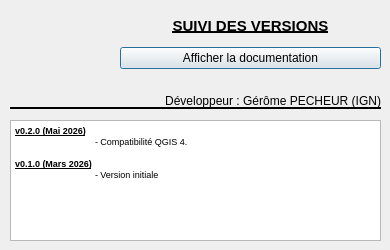
<?xml version="1.0" encoding="UTF-8"?>
<ui version="4.0">
 <class>DialogAide</class>
 <widget class="QDialog" name="DialogAide">
  <property name="geometry">
   <rect>
    <x>0</x>
    <y>0</y>
    <width>390</width>
    <height>250</height>
   </rect>
  </property>
  <property name="minimumSize">
   <size>
    <width>390</width>
    <height>250</height>
   </size>
  </property>
  <property name="maximumSize">
   <size>
    <width>390</width>
    <height>250</height>
   </size>
  </property>
  <property name="windowTitle">
   <string>A propos du plugin</string>
  </property>
  <property name="windowIcon">
   <iconset>
    <normaloff>icons/icon_principal.PNG</normaloff>icons/icon_principal.PNG</iconset>
  </property>
  <widget class="QLabel" name="label_2">
   <property name="geometry">
    <rect>
     <x>10</x>
     <y>10</y>
     <width>101</width>
     <height>91</height>
    </rect>
   </property>
   <property name="text">
    <string/>
   </property>
   <property name="pixmap">
    <pixmap>../icons/logo_IGN.png</pixmap>
   </property>
   <property name="scaledContents">
    <bool>true</bool>
   </property>
  </widget>
  <widget class="Line" name="line">
   <property name="geometry">
    <rect>
     <x>10</x>
     <y>100</y>
     <width>371</width>
     <height>16</height>
    </rect>
   </property>
   <property name="frameShadow">
    <enum>QFrame::Plain</enum>
   </property>
   <property name="lineWidth">
    <number>2</number>
   </property>
   <property name="orientation">
    <enum>Qt::Horizontal</enum>
   </property>
  </widget>
  <widget class="QLabel" name="label_4">
   <property name="geometry">
    <rect>
     <x>130</x>
     <y>90</y>
     <width>251</width>
     <height>21</height>
    </rect>
   </property>
   <property name="text">
    <string>Développeur : Gérôme PECHEUR (IGN)</string>
   </property>
   <property name="alignment">
    <set>Qt::AlignRight|Qt::AlignTrailing|Qt::AlignVCenter</set>
   </property>
  </widget>
  <widget class="QTextEdit" name="textEdit">
   <property name="geometry">
    <rect>
     <x>10</x>
     <y>120</y>
     <width>371</width>
     <height>121</height>
    </rect>
   </property>
   <property name="readOnly">
    <bool>true</bool>
   </property>
   <property name="html">
    <string>&lt;!DOCTYPE HTML PUBLIC &quot;-//W3C//DTD HTML 4.0//EN&quot; &quot;http://www.w3.org/TR/REC-html40/strict.dtd&quot;&gt;
&lt;html&gt;&lt;head&gt;&lt;meta name=&quot;qrichtext&quot; content=&quot;1&quot; /&gt;&lt;style type=&quot;text/css&quot;&gt;
p, li { white-space: pre-wrap; }
&lt;/style&gt;&lt;/head&gt;&lt;body style=&quot; font-family:'MS Shell Dlg 2'; font-size:8.25pt; font-weight:400; font-style:normal;&quot;&gt;
&lt;p style=&quot; margin-top:0px; margin-bottom:0px; margin-left:0px; margin-right:0px; -qt-block-indent:0; text-indent:0px;&quot;&gt;&lt;span style=&quot; font-size:7pt; font-weight:600; text-decoration: underline;&quot;&gt;v0.2.0 (Mai 2026)&lt;/span&gt;&lt;/p&gt;
&lt;p style=&quot; margin-top:0px; margin-bottom:0px; margin-left:0px; margin-right:0px; -qt-block-indent:0; text-indent:0px;&quot;&gt;&lt;span style=&quot; font-size:7pt;&quot;&gt;	- Compatibilité QGIS 4.&lt;/span&gt;&lt;/p&gt;
&lt;p style=&quot;-qt-paragraph-type:empty; margin-top:0px; margin-bottom:0px; margin-left:0px; margin-right:0px; -qt-block-indent:0; text-indent:0px; font-size:7pt;&quot;&gt;&lt;br /&gt;&lt;/p&gt;
&lt;p style=&quot; margin-top:0px; margin-bottom:0px; margin-left:0px; margin-right:0px; -qt-block-indent:0; text-indent:0px;&quot;&gt;&lt;span style=&quot; font-size:7pt; font-weight:600; text-decoration: underline;&quot;&gt;v0.1.0 (Mars 2026)&lt;/span&gt;&lt;/p&gt;
&lt;p style=&quot; margin-top:0px; margin-bottom:0px; margin-left:0px; margin-right:0px; -qt-block-indent:0; text-indent:0px;&quot;&gt;&lt;span style=&quot; font-size:7pt;&quot;&gt;	- Version initiale&lt;/span&gt;&lt;/p&gt;
&lt;p style=&quot;-qt-paragraph-type:empty; margin-top:0px; margin-bottom:0px; margin-left:0px; margin-right:0px; -qt-block-indent:0; text-indent:0px; font-size:7pt;&quot;&gt;&lt;br /&gt;&lt;/p&gt;
&lt;p style=&quot;-qt-paragraph-type:empty; margin-top:12px; margin-bottom:12px; margin-left:0px; margin-right:0px; -qt-block-indent:0; text-indent:0px;&quot;&gt;&lt;br /&gt;&lt;/p&gt;&lt;/body&gt;&lt;/html&gt;</string>
   </property>
  </widget>
  <widget class="QWidget" name="verticalLayoutWidget">
   <property name="geometry">
    <rect>
     <x>120</x>
     <y>10</y>
     <width>261</width>
     <height>59</height>
    </rect>
   </property>
   <layout class="QVBoxLayout" name="verticalLayout">
    <item>
     <widget class="QLabel" name="label">
      <property name="font">
       <font>
        <pointsize>11</pointsize>
        <weight>75</weight>
        <bold>true</bold>
        <underline>true</underline>
       </font>
      </property>
      <property name="text">
       <string>SUIVI DES VERSIONS</string>
      </property>
      <property name="alignment">
       <set>Qt::AlignCenter</set>
      </property>
     </widget>
    </item>
    <item>
     <widget class="QPushButton" name="pushButtonAffichedoc">
      <property name="text">
       <string>Afficher la documentation</string>
      </property>
     </widget>
    </item>
   </layout>
  </widget>
 </widget>
 <resources/>
 <connections/>
</ui>
